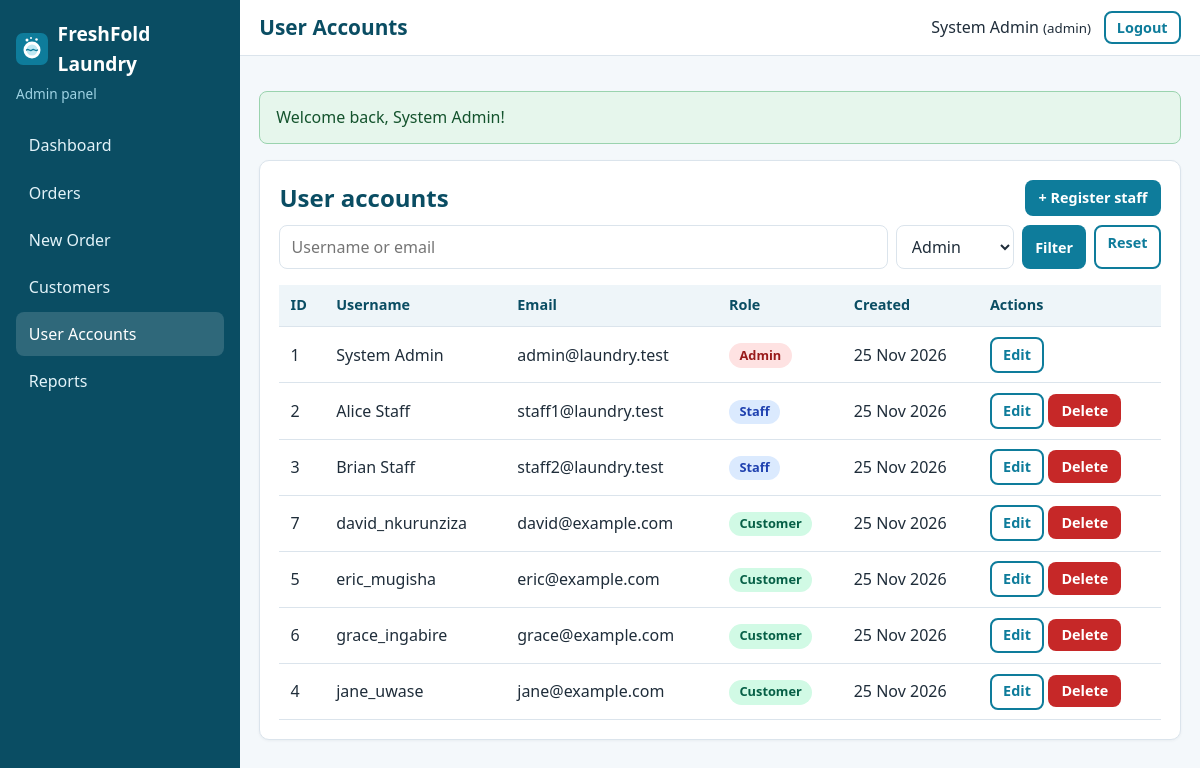
The page /admin/users.php (signed in) on the database its author committed.
### tables this page shows
CREATE TABLE users (
    user_id       INT AUTO_INCREMENT PRIMARY KEY,
    username      VARCHAR(100) NOT NULL,
    email         VARCHAR(150) NOT NULL UNIQUE,
    password_hash VARCHAR(255) NOT NULL,               
    role          ENUM('admin','staff','customer') NOT NULL,
    created_at    TIMESTAMP DEFAULT CURRENT_TIMESTAMP
);

### app/controllers/UserController.php (called while the page is built, shortened)
<?php
class UserController
{
    public function adminIndex(): void
    {
        requireRole(['admin']);
        $role = getStr('role');
        if (!in_array($role, ['admin', 'staff', 'customer'], true)) {
            $role = '';
        }
        $q = getStr('q');
        render('admin/users', [
            'title' => 'User Accounts',
            'users' => User::all($role, $q),
            'role'  => $role,
            'q'     => $q,
        ]);
    }
}

### public/admin/users.php (called while the page is built, shortened)
<?php
(new UserController())->adminIndex();

### app/helpers/auth.php (called while the page is built, shortened)
<?php
function isLoggedIn(): bool
{
    return !empty($_SESSION['user_id']);
}
function currentUser(): ?array
{
    return [
        'user_id'  => (int) $_SESSION['user_id'],
        'username' => $_SESSION['username'] ?? '',
        'email'    => $_SESSION['email'] ?? '',
        'role'     => $_SESSION['role'] ?? '',
    ];
}
function requireLogin(): array
{
    $user = User::findById((int) $_SESSION['user_id']);
    return $user;
}
function requireRole(array $roles): array
{
    $user = requireLogin();
    return $user;
}

### app/config/database.php (called while the page is built, shortened)
<?php
function getDbConfig(): array
{
    $config = [
        'host'    => '127.0.0.1',
        'port'    => '3306',
        'name'    => 'online_laundry_db',
        'user'    => 'root',
        'pass'    => '',
        'charset' => 'utf8mb4',
    ];
    return $config;
}
function getConnection(): PDO
{
    static $pdo = null;
    if ($pdo instanceof PDO) {
        return $pdo;
    }
    $c   = getDbConfig();
    $dsn = "mysql:host={$c['host']};port={$c['port']};dbname={$c['name']};charset={$c['charset']}";
    try {
        $pdo = new PDO($dsn, $c['user'], $c['pass'], [
            PDO::ATTR_ERRMODE            => PDO::ERRMODE_EXCEPTION,
            PDO::ATTR_DEFAULT_FETCH_MODE => PDO::FETCH_ASSOC,
            PDO::ATTR_EMULATE_PREPARES   => false,
        ]);
    } catch (PDOException $e) {
        error_log('Database connection failed: ' . $e->getMessage());
        http_response_code(500);
        exit('Service temporarily unavailable. Please try again later.');
    }
    return $pdo;
}

### app/models/User.php (called while the page is built, shortened)
<?php
class User
{
    public static function findById(int $id)
    {
        $stmt = getConnection()->prepare(
            'SELECT user_id, username, email, role, created_at FROM users WHERE user_id = :id LIMIT 1'
        );
        $stmt->execute([':id' => $id]);
        return $stmt->fetch();
    }
    public static function all(string $role = '', string $search = ''): array
    {
        $sql    = 'SELECT user_id, username, email, role, created_at FROM users WHERE 1 = 1';
        $params = [];
        $sql .= ' ORDER BY role, username';
        $stmt = getConnection()->prepare($sql);
        $stmt->execute($params);
        return $stmt->fetchAll();
    }
}

### app/helpers/validation.php (called while the page is built, shortened)
<?php
function getStr(string $key): string
{
    return (isset($_GET[$key]) && is_string($_GET[$key])) ? trim($_GET[$key]) : '';
}

### app/views/admin/users.php (the view, shortened to what this page needs)
<section class="card">
    <div class="card-head">
        <h2>User accounts</h2>
        <a class="btn btn-primary btn-small" href="<?= e(url('admin/user-form.php')) ?>">+ Register staff</a>
    </div>
    <form method="get" class="filter-bar">
        <input type="search" name="q" value="<?= e($q) ?>" placeholder="Username or email" maxlength="50" aria-label="Search users">
        <select name="role" aria-label="Filter by role">
            <?php foreach (['admin', 'staff', 'customer'] as $r): ?>
                <option value="<?= e($r) ?>"<?= $role === $r ? ' selected' : '' ?>><?= e(ucfirst($r)) ?></option>
            <?php endforeach; ?>
        </select>
        <button class="btn btn-primary btn-small" type="submit">Filter</button>
        <a class="btn btn-outline btn-small" href="<?= e(url('admin/users.php')) ?>">Reset</a>
    </form>
    <div class="table-wrap">
        <table class="table">
            <thead><tr><th>ID</th><th>Username</th><th>Email</th><th>Role</th><th>Created</th><th>Actions</th></tr></thead>
            <tbody>
            <?php foreach ($users as $u): ?>
                <tr>
                    <td><?= (int) $u['user_id'] ?></td>
                    <td><?= e($u['username']) ?></td>
                    <td><?= e($u['email']) ?></td>
                    <td><span class="badge badge-role-<?= e($u['role']) ?>"><?= e(ucfirst($u['role'])) ?></span></td>
                    <td><?= e(formatDate($u['created_at'])) ?></td>
                    <td class="actions">
                        <a class="btn btn-outline btn-small" href="<?= e(url('admin/user-form.php?id=' . (int) $u['user_id'])) ?>">Edit</a>
                        <?php if ((int) $u['user_id'] !== (int) currentUser()['user_id']): ?>
                        <form method="post" action="<?= e(url('admin/user-delete.php')) ?>" data-confirm="Delete user <?= e($u['username']) ?>? <?= $u['role'] === 'customer' ? 'Their customer profile and orders will also be deleted.' : 'This cannot be undone.' ?>">
                            <button class="btn btn-danger btn-small" type="submit">Delete</button>
                        </form>
                        <?php endif; ?>
                    </td>
                </tr>
            <?php endforeach; ?>
            </tbody>
        </table>
    </div>
</section>

### app/views/layouts/dashboard_header.php (shortened to what this page needs)
<?php
$user   = currentUser();
$role   = $user['role'];
$script = $_SERVER['SCRIPT_NAME'];
$menus = [
    'admin' => [
        ['admin/index.php', 'Dashboard'], ['admin/orders.php', 'Orders'], ['admin/order-form.php', 'New Order'],
        ['admin/customers.php', 'Customers'], ['admin/users.php', 'User Accounts'], ['admin/reports.php', 'Reports'],
    ],
    'staff' => [
        ['staff/index.php', 'Dashboard'], ['staff/orders.php', 'Assigned Orders'], ['staff/history.php', 'Order History'],
    ],
    'customer' => [
        ['customer/index.php', 'Dashboard'], ['customer/new-order.php', 'Schedule Pickup'], ['customer/orders.php', 'My Orders'],
        ['customer/items.php', 'Items & Prices'], ['customer/profile.php', 'My Profile'],
    ],
];
?>
<!DOCTYPE html>
<html lang="en">
<head>
    <link rel="stylesheet" href="<?= e(url('assets/css/style.css')) ?>">
</head>
<body class="dashboard">
<aside class="sidebar" id="sidebar">
    <a class="brand" href="<?= e(url('index.php')) ?>">
        <img src="<?= e(url('assets/images/logo.svg')) ?>" alt="" width="32" height="32">
        <span><?= e(APP_NAME) ?></span>
    </a>
    <p class="role-tag"><?= e(ucfirst($role)) ?> panel</p>
    <nav>
        <?php foreach ($menus[$role] as $item): ?>
            <a href="<?= e(url($item[0])) ?>" class="<?= substr($script, -strlen($item[0])) === $item[0] ? 'active' : '' ?>"><?= e($item[1]) ?></a>
        <?php endforeach; ?>
    </nav>
</aside>
<div class="dash-main">
    <header class="topbar">
        <h1><?= e($pageTitle) ?></h1>
        <div class="topbar-user">
            <span><?= e($user['username']) ?> <small>(<?= e($role) ?>)</small></span>
            <form method="post" action="<?= e(url('logout.php')) ?>">
                <button type="submit" class="btn btn-outline btn-small">Logout</button>
            </form>
        </div>
    </header>
    <main class="content">
        <?= renderFlash() ?>

### public/assets/css/style.css (style rules this page uses)
:root { --primary: #0e7c9b; --primary-dark: #0a4d63; --accent: #f59e0b; --bg: #f4f8fb; --card: #ffffff; --text: #1f2d3a; --muted: #64748b; --border: #dbe4ec; --danger: #c62828; --success: #1b7f3b; --radius: 10px; }
* { box-sizing: border-box; }
html { scroll-behavior: smooth; }
body { margin: 0; font-family: "Segoe UI", Roboto, Arial, sans-serif; color: var(--text); background: var(--bg); line-height: 1.55; }
img { max-width: 100%; height: auto; }
a { color: var(--primary); }
h1, h2, h3 { line-height: 1.25; margin: 0 0 .6rem; color: var(--primary-dark); }
p { margin: 0 0 1rem; }
.btn { display: inline-block; padding: .6rem 1.1rem; border-radius: 8px; border: 2px solid transparent; font-size: 1rem; font-weight: 600; text-decoration: none; cursor: pointer; text-align: center; font-family: inherit; }
.btn-primary { background: var(--primary); color: #fff; }
.btn-outline { background: transparent; border-color: var(--primary); color: var(--primary); }
.btn-danger { background: var(--danger); color: #fff; }
.btn-small { padding: .3rem .7rem; font-size: .9rem; }
input, select, textarea { width: 100%; padding: .55rem .7rem; border: 1px solid var(--border); border-radius: 8px; font-size: 1rem; font-family: inherit; background: #fff; color: var(--text); }
.filter-bar { display: flex; gap: .5rem; flex-wrap: wrap; margin-bottom: 1rem; }
.filter-bar input[type=search] { flex: 1 1 220px; width: auto; }
.filter-bar select { width: auto; }
form[data-confirm] { display: inline; }
.card { background: var(--card); border: 1px solid var(--border); border-radius: var(--radius); padding: 1.2rem; margin-bottom: 1.2rem; box-shadow: 0 1px 3px rgba(15, 40, 60, .05); }
.card-head { display: flex; justify-content: space-between; align-items: center; gap: 1rem; flex-wrap: wrap; margin-bottom: .6rem; }
.card-head h2 { margin: 0; }
.brand { display: flex; align-items: center; gap: .6rem; font-weight: 700; font-size: 1.2rem; color: var(--primary-dark); text-decoration: none; }
body.dashboard { display: flex; min-height: 100vh; }
.sidebar { width: 240px; background: var(--primary-dark); color: #fff; padding: 1.2rem 1rem; flex-shrink: 0; position: sticky; top: 0; height: 100vh; overflow-y: auto; }
.sidebar .brand { color: #fff; margin-bottom: .3rem; }
.role-tag { color: #9fd3e4; font-size: .85rem; margin-bottom: 1.2rem; }
.sidebar nav a { display: block; padding: .6rem .8rem; color: #e3f3f9; text-decoration: none; border-radius: 8px; margin-bottom: .2rem; }
.sidebar nav a:hover, .sidebar nav a.active { background: rgba(255, 255, 255, .15); color: #fff; }
.dash-main { flex: 1; min-width: 0; }
.topbar { display: flex; align-items: center; gap: 1rem; background: #fff; border-bottom: 1px solid var(--border); padding: .7rem 1.2rem; }
.topbar h1 { margin: 0; font-size: 1.3rem; flex: 1; }
.topbar-user { display: flex; align-items: center; gap: .8rem; }
.topbar-user form { margin: 0; }
.content { padding: 1.2rem; max-width: 1200px; }
.table-wrap { overflow-x: auto; }
.table { width: 100%; border-collapse: collapse; background: #fff; }
.table th, .table td { padding: .6rem .7rem; border-bottom: 1px solid var(--border); text-align: left; vertical-align: middle; }
.table th { background: #eef5f9; font-size: .9rem; color: var(--primary-dark); white-space: nowrap; }
.table .actions { white-space: nowrap; }
.badge { display: inline-block; padding: .15rem .65rem; border-radius: 999px; font-size: .8rem; font-weight: 700; white-space: nowrap; }
.badge-role-admin { background: #fee2e2; color: #991b1b; }
.badge-role-staff { background: #dbeafe; color: #1e40af; }
.badge-role-customer { background: #d1fae5; color: #065f46; }

### rows shown on the page
users: role "Admin", username "System Admin", role "admin", user_id "1", email "admin@laundry.test", created_at "25 Nov 2026"
users: user_id "2", username "Alice Staff", email "staff1@laundry.test", role "Staff", created_at "25 Nov 2026"
users: user_id "3", username "Brian Staff", email "staff2@laundry.test", role "Staff", created_at "25 Nov 2026"
users: user_id "7", username "david_nkurunziza", email "david@example.com", role "Customer", created_at "25 Nov 2026"
users: user_id "5", username "eric_mugisha", email "eric@example.com", role "Customer", created_at "25 Nov 2026"
users: user_id "6", username "grace_ingabire", email "grace@example.com", role "Customer", created_at "25 Nov 2026"
users: user_id "4", username "jane_uwase", email "jane@example.com", role "Customer", created_at "25 Nov 2026"

### other values the page prints
APP_NAME "FreshFold Laundry"
$item[1] "Dashboard"
$item[1] "Orders"
$item[1] "New Order"
$item[1] "Customers"
$item[1] "User Accounts"
$item[1] "Reports"
$pageTitle "User Accounts"
$f['message'] "Welcome back, System Admin!"
